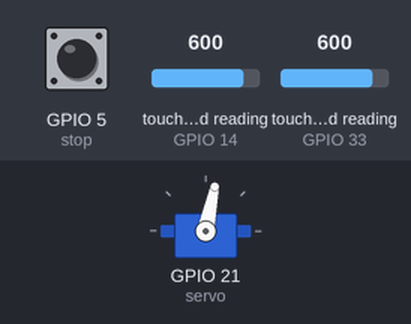
Bench run of a program on a simulated ESP32 board running MicroPython. Parts: servo. The test bench sets the inputs (shaded band); at power-on: touch-pad reading (sensors on GPIO 14, GPIO 33) 600, GPIO 5 (stop) HIGH. Servo angles are drawn from the pulse width (0.5 ms = 0°, 2.5 ms = 180°).

Above: at 1.2 s.
1.3 s: touch-pad reading (sensor on GPIO 14) set to 267
2.8 s: touch-pad reading (sensor on GPIO 14) set to 252
At 4.0 s:
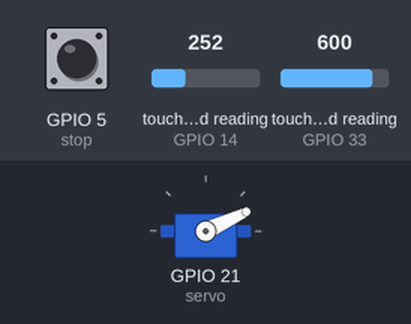
4.3 s: touch-pad reading (sensor on GPIO 14) set to 375
At 5.2 s:
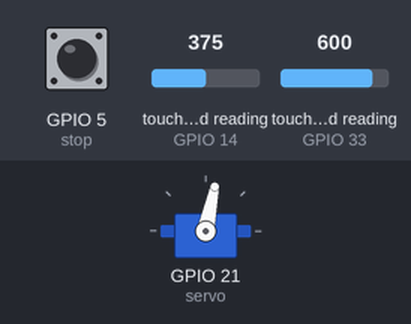
5.8 s: touch-pad reading (sensor on GPIO 33) set to 269
7.3 s: touch-pad reading (sensor on GPIO 33) set to 249
At 8.0 s:
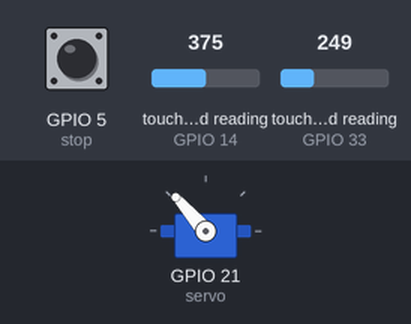
8.8 s: touch-pad reading (sensor on GPIO 33) set to 375
At 9.2 s:
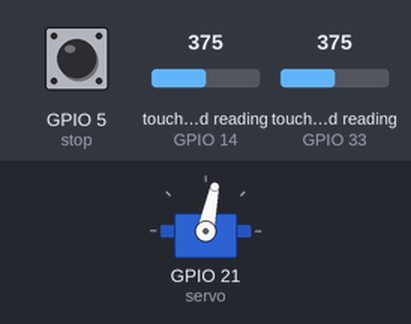
Timing chart, 0 to 11.3 s (numbered marks = the images above; inputs shaded):
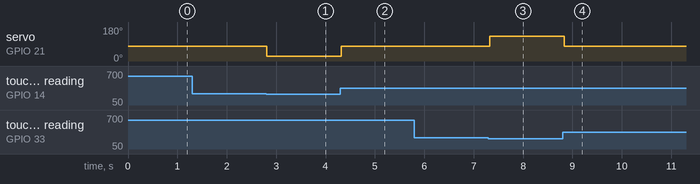

Measured:
- the behaviour switches between 260 and 259 on touch-pad reading (sensor on GPIO 14) (found by bisection; images 0 and 1)
- the behaviour switches between 260 and 259 on touch-pad reading (sensor on GPIO 33) (found by bisection; images 2 and 3)
- after the input at 1.3 s, every drawn part: stays the same
- after the input at 2.8 s, servo on GPIO 21 (servo): 78° → 25° at once
- after the input at 4.3 s, servo on GPIO 21 (servo): 25° → 78° at once
- after the input at 5.8 s, every drawn part: stays the same
- after the input at 7.3 s, servo on GPIO 21 (servo): 78° → 131° at once
- after the input at 8.8 s, servo on GPIO 21 (servo): 131° → 78° at once

The program:

clarbasseMGloop.py
```python
import machine
import time
import esp32
import sys

# rest angle
rest = 70
# low D angle (pad 1)
lowD = 100
# c# angle (pad 2)
csharp = 40

# capa threshold
cthres = 260

tp1 = machine.TouchPad(machine.Pin(33))
tp1.config(cthres)
tp2 = machine.TouchPad(machine.Pin(14))
tp2.config(cthres)
# esp32.wake_on_touch(True)
servo = machine.PWM(machine.Pin(21))
servo.freq(50)
servo.duty(rest)
# time.sleep_ms(150)
tp = None
# 32 = +90°
# 81 = 0°
# 128 = -90°
# Stop if pin 5 is grounded (allows pyrshell to take control over the board)
stop = machine.Pin(5, machine.Pin.IN, machine.Pin.PULL_UP)
if stop.value() == 0 :
  print("Pin 5 is grounded, stopping.")
  sys.exit(0)

while True :
#  print("Going to sleep")
#  machine.lightsleep()
#  print("Waking up")
  while not (tp1.read() < cthres or tp2.read() < cthres) :
    time.sleep_ms(50)

  if tp1.read() < cthres :
#    print("Pad 1 touched")
    tp = tp1
    servo.duty(lowD)
  else:
#    print("Pad 2 touched")
    tp = tp2
    servo.duty(csharp)

  while tp.read() < cthres :
    time.sleep_ms(50)
#  print("Pad released")
  servo.duty(rest)
  time.sleep_ms(50)
```
